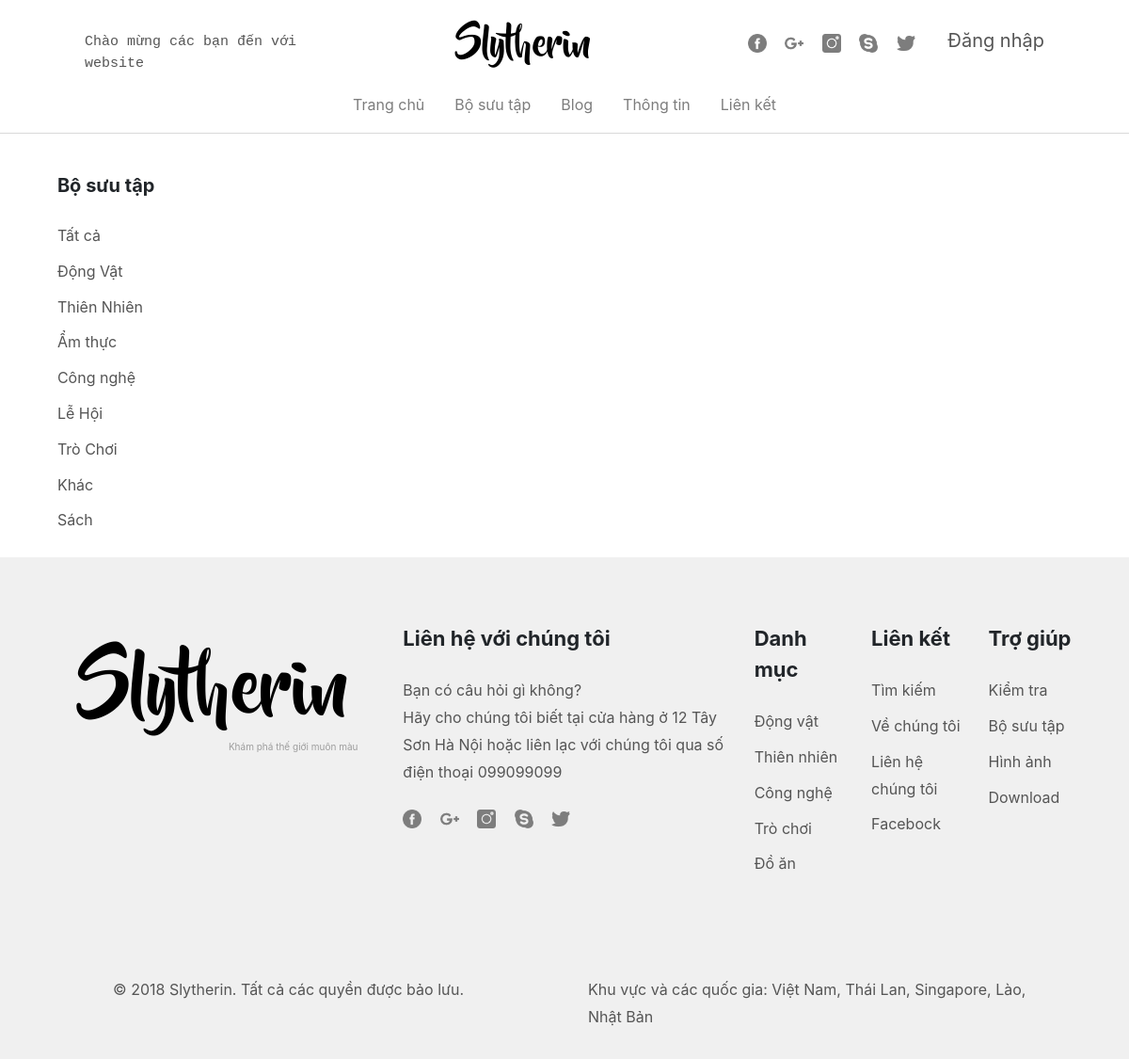
The page /Sources/collection.php?idcol=3 on the database as committed earlier.
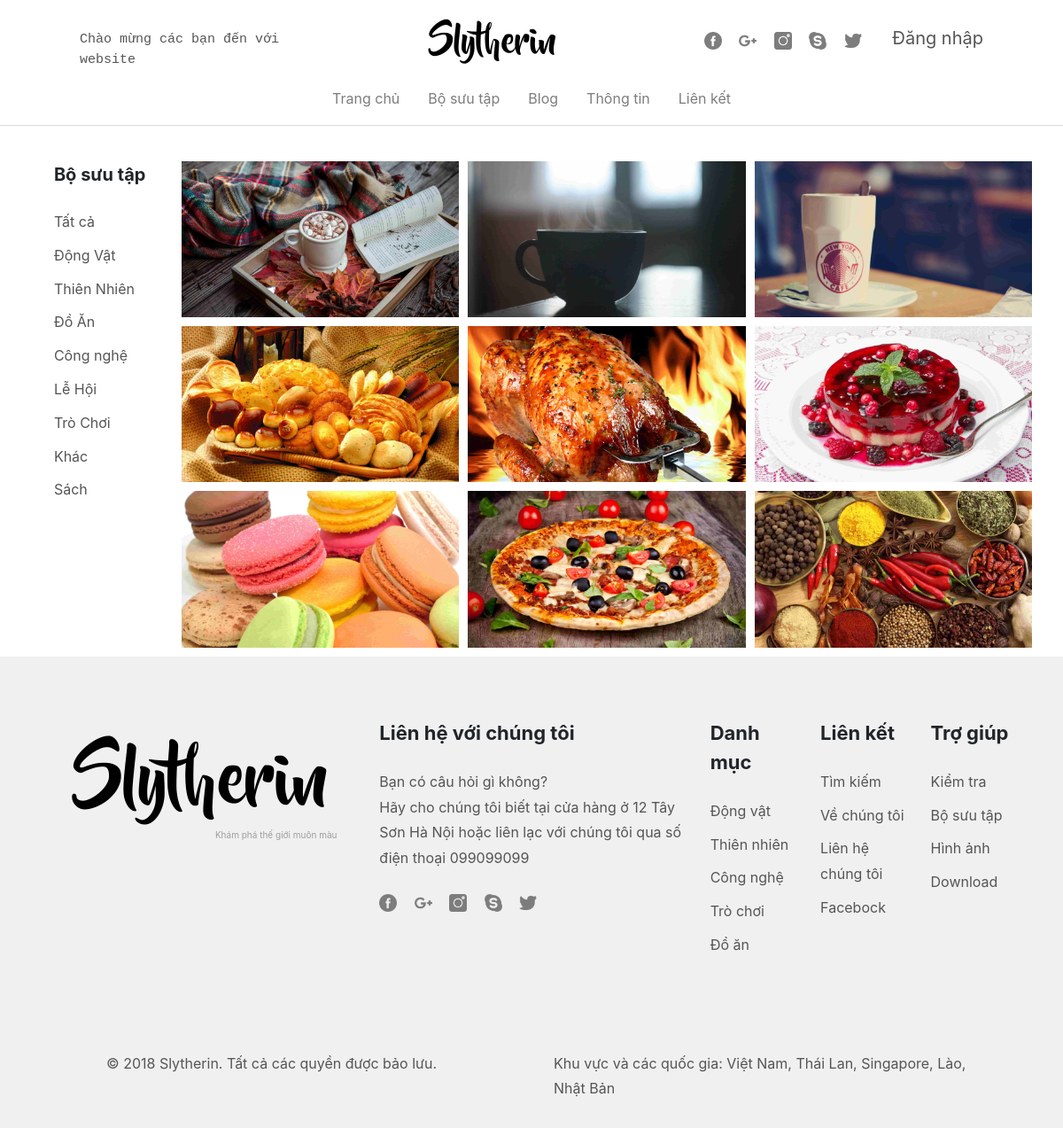
The same page on the database as committed later.
### tables this page shows
CREATE TABLE `bosuutap` (
  `MaBoSuuTap` int(11) NOT NULL AUTO_INCREMENT,
  `TenBoSuuTap` varchar(50) DEFAULT NULL,
  `AnhBoSuuTap` varchar(50) DEFAULT NULL,
  `MoTa` varchar(150) DEFAULT NULL,
  PRIMARY KEY (`MaBoSuuTap`)
);

CREATE TABLE `hinhanh` (
  `MaHinhAnh` int(11) NOT NULL AUTO_INCREMENT,
  `TenHinhAnh` varchar(200) DEFAULT NULL,
  `KichCo` varchar(20) DEFAULT NULL,
  `DoPhanGiai` varchar(20) DEFAULT NULL,
  `MoTaHinhAnh` varchar(50) DEFAULT NULL,
  `MaBoSuuTap` int(11) DEFAULT NULL,
  `MaTaiKhoan` int(11) DEFAULT NULL,
  `AnhTaiTro` int(11) DEFAULT NULL,
  `PheDuyet` int(11) DEFAULT '0',
  `Resize` varchar(200) DEFAULT NULL,
  `NgayDang` datetime DEFAULT NULL,
  PRIMARY KEY (`MaHinhAnh`),
  KEY `FK_BoSuuTap` (`MaBoSuuTap`),
  KEY `FK_TaiKhoan` (`MaTaiKhoan`),
  CONSTRAINT `FK_BoSuuTap` FOREIGN KEY (`MaBoSuuTap`) REFERENCES `bosuutap` (`mabosuutap`),
  CONSTRAINT `FK_TaiKhoan` FOREIGN KEY (`MaTaiKhoan`) REFERENCES `taikhoan` (`mataikhoan`)
);

### Sources/collection.php (the view, shortened to what the changed rows need)
<?php
	$con=mysqli_connect('localhost','root','123456','webhinhanh');
	if (isset($_GET['idcol'])) {
		$idcol=$_GET['idcol'];
		$sql="select* from hinhanh h, bosuutap b where h.MaBoSuuTap=b.MaBoSuuTap and h.MaBoSuuTap=$idcol and h.PheDuyet=1";
		$resultImageAll = mysqli_query($con, $sql);
	}else {
		$sql="select * from hinhanh where PheDuyet=1";
		$resultImageAll = mysqli_query($con, $sql);
	}
	$sqlCategory="select* from bosuutap";
	$resultCategory = mysqli_query($con, $sqlCategory);
 ?>
<!DOCTYPE html>
<html>
<head>
	<link rel="stylesheet" href="https://maxcdn.bootstrapcdn.com/bootstrap/4.0.0-beta.2/css/bootstrap.min.css">
	<link rel="stylesheet" type="text/css" href="css/styles.css">
</head>
<body >
	<div id="form-right-shop">
		<div class="container-fluid">
			<div class="row">
				<div class="col-lg-2 col-md-2 col-sm-2">
					<div id="list-shop">
						<span class="text-bold-shop">Bộ sưu tập</span><br><br>
						<ul >
							<?php foreach ($resultCategory as $item) {?>
								<li class="p-b-li">
									<a href="collection.php?idcol=<?php echo $item["MaBoSuuTap"] ?>" class="font-info-bottom "><?php echo $item["TenBoSuuTap"]; ?>
									</a>
								</li>
							<?php } ?>
						</ul>
					</div>
				</div>
				<div class="col-lg-10 col-md-10 col-sm-10">
					<div class="box-list">
						<div class="row">
							<?php foreach ($resultImageAll as $item) {?>
								<div class="col-lg-4 col-md-6 col-sm-12" style="padding: 0">
									<a href="image.php?id=<?php echo $item["MaHinhAnh"] ?>" title="">
										<div class="image-background-form">
											<img class="image-background" src="image/resize/<?php echo $item["Resize"] ?>" alt="">
										</div>
									</a>
								</div>
							<?php } ?>
						</div>
					</div>
				</div>
			</div>
		</div>
	</div>
	<div class="info-bottom">
		<div class="container-fluid">
			<div class="row">
				<div class="col-lg-4">
					<div class="padding-sly">
						<h1 class="site-title">
							<a href="#">Slytherin</a>
						</h1>
					</div>
				</div>
			</div>
		</div>
	</div>
</body>
</html>

Rows that differ between the two databases and show on the page:
changed bosuutap (number 3 of 8 on the later page): TenBoSuuTap "Ẩm thực" → "Đồ Ăn"
now on this page (row edited): hinhanh: Resize (picture)
now on this page (row edited): hinhanh: Resize (picture)
now on this page (row edited): hinhanh: Resize (picture)
now on this page (row edited): hinhanh: Resize (picture)
now on this page (row edited): hinhanh: Resize (picture)
now on this page (row edited): hinhanh: Resize (picture)
now on this page (row edited): hinhanh: Resize (picture)
now on this page (row edited): hinhanh: Resize (picture)
added hinhanh: Resize (picture)
